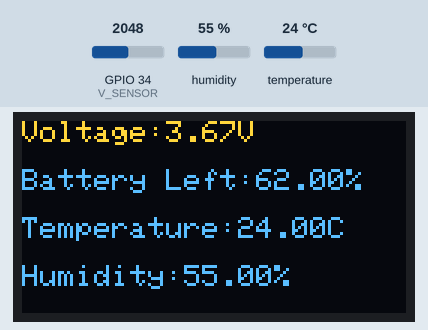
This sketch was run on a simulated ESP32. On the bench: 128×64 one-colour display. Inputs (shaded band) come from the test bench; at power-on: humidity 55 %, GPIO 34 (V_SENSOR) = 2048, temperature 24 °C. The OLED is the two-colour kind (top 16 rows yellow); WiFi joins after 1.5 s; servers stay silent unless stated; no MQTT or app messages arrive unless stated; what the sketch prints to the serial monitor is not drawn.

Above: at 14.8 s.
14.9 s: humidity set to 22 %
At 18.2 s:
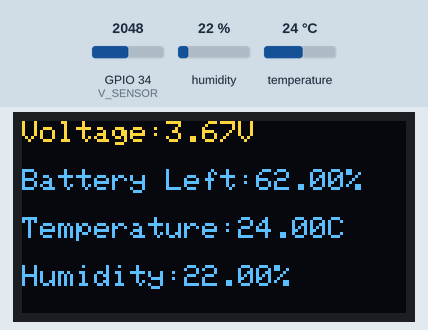
19.2 s: GPIO 34 (V_SENSOR) set to 1960
At 20.8 s:
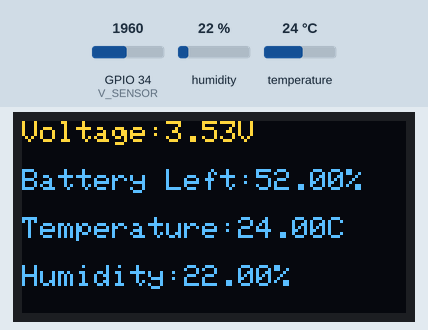
21.2 s: temperature set to 12 °C
At 22.6 s:
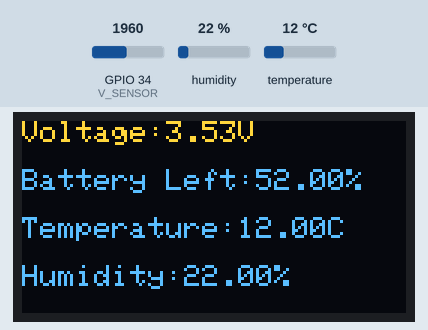
23.2 s: GPIO 34 (V_SENSOR) set to 2040
At 25.1 s:
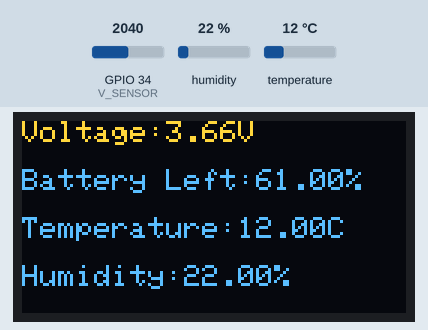
26.7 s: humidity set to 40 %
At 30.0 s:
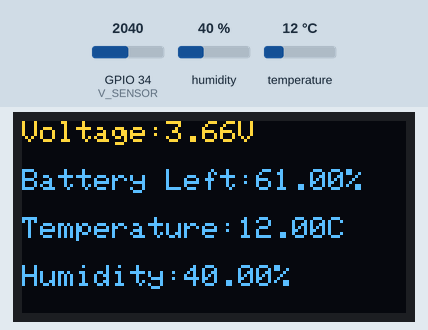
Timing chart, 0 to 31.5 s (numbered marks = the images above; inputs shaded):
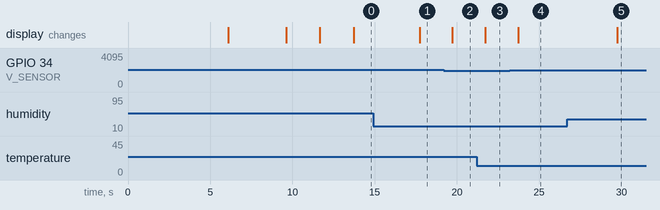

Measured:
- after the input at 14.9 s, the display: changes after 2.8 s (image 1)
- after the input at 19.2 s, the display: changes after 0.53 s (image 2)
- after the input at 21.2 s, the display: changes after 0.53 s (image 3)
- after the input at 23.2 s, the display: changes after 0.53 s (image 4)
- after the input at 26.7 s, the display: changes after 3.0 s (image 5)

The sketch:

Esp_Wifi_MQTT.ino
```cpp
#include "settings.h"
#include "wifi_client.h"
#include "send_data.h"
#include "display.h"


unsigned long lastMsg = 0;

void setup() {
  Serial.begin(SER_BOUD);
  display_Init();
  dht_Init();
  setup_wifi();
  set_mqtt();
}

void loop() {
  mqtt_loop();

  unsigned long now = millis();
  if (now - lastMsg > 2000) {
    lastMsg = now;
    send_data();

  }
}
```

display.cpp
```cpp
#include "display.h"

Adafruit_SSD1306 display(SCREEN_WIDTH, SCREEN_HEIGHT, &Wire, OLED_RESET);
void display_setup(String value) {
  display.clearDisplay();
  display.setTextSize(1);
  display.setTextColor(SSD1306_WHITE);
  display.setCursor(0, 5);            // Start at top-left corner
  display.println(F("----Please Wait!----"));
  display.println(F(""));
  display.println(F(""));
  display.print(F("Setting: "));
  display.println(value);


  display.display();
  delay(2000);
}
void display_Init() {
  display.begin(SSD1306_SWITCHCAPVCC, 0x3C); //initialize with the I2C addr 0x3C (128x64)
  display.clearDisplay();

  display.setTextSize(1);
  display.setTextColor(SSD1306_WHITE);
  display.setCursor(0, 5);            // Start at top-left corner
  display.println(F("----Please Wait!----"));

  display.setTextSize(2);             // Draw 2X-scale text
  display.setTextColor(SSD1306_WHITE);
  display.setCursor(16, 32);
  display.print(F("Booting"));
  display.display();
  delay(6000);
}

void show_display(float batt_voltage, float batt_persent, float temp, float hum) {
  display.clearDisplay();

  display.setTextSize(1);             // Normal 1:1 pixel scale
  display.setTextColor(SSD1306_WHITE);        // Draw white text
  display.setCursor(0, 0);            // Start at top-left corner
  display.print(F("Voltage:"));
  display.print(batt_voltage);
  display.println(F("V"));
  display.println(F(""));

  display.print(F("Battery Left:"));
  display.print(batt_persent);
  display.println(F("%"));
  display.println(F(""));

  display.print(F("Temperature:"));
  display.print(temp);
  display.println(F("C"));
  display.println(F(""));

  display.print(F("Humidity:"));
  display.print(hum);
  display.println(F("%"));


  display.display();
  delay(100);
}
```

display.h
```cpp
#include "settings.h"

#include <Adafruit_GFX.h>
#include <Adafruit_SSD1306.h>

void display_setup(String value);
void display_Init();
void show_display(float batt_voltage, float batt_persent, float temp, float hum);
```

get_sensorData.cpp
```cpp
#include "get_sensorData.h"

DHT dht(DHTPIN, DHTTYPE);

float voltage;
int bat_percentage;
int sensorValue;


void dht_Init() {
  dht.begin();
  display_setup("All Sensors");
}

float get_temp() {
  return dht.readTemperature();
}

float get_hum() {
  return dht.readHumidity();
}

float get_voltage() {
  sensorValue = analogRead(V_SENSOR);
  voltage = (((sensorValue * 3.3) / 4096) * 2 + BATT_CALIBRATION); //multiply by two as voltage divider network is 100K & 100K Resistor
  return voltage;
}

float get_persentage() {
  sensorValue = analogRead(V_SENSOR);
  voltage = (((sensorValue * 3.3) / 4096) * 2 + BATT_CALIBRATION); //multiply by two as voltage divider network is 100K & 100K Resistor
  bat_percentage = mapfloat(voltage, CUTOFF_VOLTAGE, MAX_VOLTAGE, 0, 100); //2.8V as Battery Cut off Voltage & 4.2V as Maximum Voltage

  if (bat_percentage >= 100)
  {
    bat_percentage = 100;
    return bat_percentage;
  }
  else if (bat_percentage <= 0)
  {
    bat_percentage = 1;
    return bat_percentage;
  }
  else return bat_percentage;
}

float mapfloat(float x, float in_min, float in_max, float out_min, float out_max) {
  return (x - in_min) * (out_max - out_min) / (in_max - in_min) + out_min;
}
```

get_sensorData.h
```cpp
#include "settings.h"
#include "DHT.h"
#include "display.h"

void dht_Init();
float get_temp();
float get_hum();

float get_persentage();
float get_voltage();
float mapfloat(float x, float in_min, float in_max, float out_min, float out_max);
```

jsonParser.cpp
```cpp
#include "jsonParser.h"

String recived_payload;


//********************************************** Serialized JSON Payload***********************//
String serialize_Payload(float batt_voltage, float batt_persent, float temp, float hum) {
  String transmitt_Payload = "";

  StaticJsonDocument<JSON_DOCUMENT_SIZE> doc;
  JsonObject root = doc.to<JsonObject>();
  root ["ID"] = DEVICE_ID;
  root ["BV"] = round2(batt_voltage);
  root ["BP"] = batt_persent;
  root ["TM"] = round2(temp);
  root ["HM"] = round2(hum);
  serializeJson(doc, transmitt_Payload);
  root.clear();
  //  Serial.print(F("Publishing To Broker: "));
  Serial.println(transmitt_Payload);
  return transmitt_Payload;

}

double round2(double value) {
  return (int)(value * 100 + 0.5) / 100.0;
}


//******************************************************** deserialized JSON Payload ******************************************//
void deserialize_Payload() {
  StaticJsonDocument<JSON_DOCUMENT_SIZE> doc;
  if ( !strcmp( recived_payload.c_str(), "false" ) ) {
    Serial.println("Error");
  }
  else {
    DeserializationError error = deserializeJson(doc, recived_payload);
    if (error) {
      Serial.print(F("deserializeJson() failed"));
      Serial.println(error.f_str());
    }
    else {

      Serial.println(recived_payload);
      //      jsonVehicle_ID = (const char*)doc["GID"];
      //      json_TS = doc["TS"]; // 0

    }
  }
}
```

jsonParser.h
```cpp
#include <ArduinoJson.h>
#include "settings.h"

extern String recived_payload;

String serialize_Payload(float batt_voltage, float batt_persent, float temp, float hum);
void deserialize_Payload();
double round2(double value);
```

send_data.cpp
```cpp
#include "send_data.h"

void send_data() {
  float batt_persent = get_persentage();
  float batt_voltage = get_voltage();
  float temp = get_temp();
  float hum = get_hum();
  show_display(batt_voltage, batt_persent, temp, hum);
  mqttPublish(batt_voltage, batt_persent, temp, hum);
  single_MqttPublish(batt_voltage, batt_persent, temp, hum);
}
```

send_data.h
```cpp
#include "get_sensorData.h"
#include "wifi_client.h"
#include "display.h"

void send_data();
```

wifi_client.cpp
```cpp
#include "wifi_client.h"
WiFiClient espClient;
PubSubClient client(espClient);


void mqttCallback(char* topic, byte* payload, unsigned int len) {

  if (payload) {
    recived_payload = "";
    for (int k = 0; k < len; ++k) {
      recived_payload += String(char(payload[k]));
    }
    Serial.println(recived_payload);
    deserialize_Payload();
    //    mqttPublish();
  }
}

void setup_wifi() {

  delay(10);
  // We start by connecting to a WiFi network
  Serial.println();
  Serial.print("Connecting to ");
  Serial.println(ssid);

  WiFi.mode(WIFI_STA);
  WiFi.begin(ssid, password);

  while (WiFi.status() != WL_CONNECTED) {
    delay(500);
    Serial.print(".");
  }

  randomSeed(micros());
  display_setup("WiFi");

  Serial.println("");
  Serial.println("WiFi connected");
  Serial.println("IP address: ");
  Serial.println(WiFi.localIP());
}

void set_mqtt() {
  display_setup("MQTT");
  client.setServer(mqtt_server, 1883);
  client.setCallback(mqttCallback);
}


void reconnect() {
  // Loop until we're reconnected
  while (!client.connected()) {
    Serial.print("Attempting MQTT connection...");

    // Attempt to connect
    if (client.connect(DEVICE_ID)) {
      Serial.println("connected");
      // Once connected, publish an announcement...
      client.publish(topicOut, "Smart Battery Monitoring Device Started!");
      // ... and resubscribe
      client.subscribe(topicIn);
    } else {
      Serial.print("failed, rc=");
      Serial.print(client.state());
      Serial.println(" try again in 5 seconds");
      // Wait 5 seconds before retrying
      delay(5000);
    }
  }
}

void mqtt_loop() {
  if (!client.connected()) {
    reconnect();
  }
  client.loop();
}

void mqttPublish(float batt_voltage, float batt_persent, float temp, float hum) {
  if (client.connected()) {

    char Buf[JSON_DOCUMENT_SIZE];
    String transmitt_Payload = serialize_Payload(batt_voltage, batt_persent, temp, hum);
    transmitt_Payload.toCharArray(Buf, JSON_DOCUMENT_SIZE);
    client.publish(topicOut, Buf);
    //Clear All Value Stored on Gateway
    transmitt_Payload = "";
  }
}


void single_MqttPublish(float batt_voltage, float batt_persent, float temp, float hum) {
  if (client.connected()) {

    char Voltage_Buff[50];
    to_Str(batt_voltage).toCharArray(Voltage_Buff, 50);

    char Percent_Buff[50];
    to_Str(batt_persent).toCharArray(Percent_Buff, 50);

    char Temp_Buff[50];
    to_Str(temp).toCharArray(Temp_Buff, 50);

    char Hum_Buff[50];
    to_Str(hum).toCharArray(Hum_Buff, 50);


    client.publish(topicVoltage, Voltage_Buff);
    delay(200);
    client.publish(topicPercent, Percent_Buff);
    delay(200);
    client.publish(topicTemp, Temp_Buff);
    delay(200);
    client.publish(topicHum, Hum_Buff);
    delay(200);


  }

}

String to_Str(float in_value) {
  String return_Str = String(in_value);
  return return_Str;
}
```

wifi_client.h
```cpp
#include "settings.h"
#include "jsonParser.h"
#include "display.h"
#include <WiFi.h>
#include <PubSubClient.h>

void setup_wifi();
void set_mqtt();
void mqtt_loop();
void mqttPublish(float batt_voltage, float batt_persent, float temp, float hum);
void single_MqttPublish(float batt_voltage, float batt_persent, float temp, float hum);
String to_Str(float in_value);
```

settings.cpp
```cpp
#include "settings.h"

const char* ssid = AP_SSID;
const char* password = AP_PASS;

const char* mqtt_server = BROKER;
const char* topicIn       = TOPIC_IN;
const char* topicOut      = TOPIC_OUT;

//for Single value on single topic
const char* topicVoltage      = TOPIC_VOLTAGE;
const char* topicPercent      = TOPIC_PERCENT;
const char* topicTemp      = TOPIC_TEMP;
const char* topicHum      = TOPIC_HUM;
```

settings.h
```cpp
#include <Arduino.h>

#define DEVICE_ID "SBMS001"
#define DEVICE_USERNAME "SBMS001"
#define DEVICE_PASS "SBMS001"


#define AP_SSID "ESP 32"
#define AP_PASS "iot12345"


#define BROKER "18.142.160.101" //http://13.250.61.118/


#define TOPIC_IN "v1/devices/me/rpc/request/+"
#define TOPIC_OUT "v1/devices/me/telemetry"

#define TOPIC_VOLTAGE DEVICE_ID"/Voltage"
#define TOPIC_PERCENT DEVICE_ID"/Percent"
#define TOPIC_TEMP    DEVICE_ID"/Temp"
#define TOPIC_HUM     DEVICE_ID"/Hum"

#define JSON_DOCUMENT_SIZE 200
#define SER_BOUD 115200 // Serial Baud Rate for Debugging

#define V_SENSOR 34
#define CUTOFF_VOLTAGE 2.8
#define MAX_VOLTAGE 4.2
#define BATT_CALIBRATION 0.37 // Check Battery voltage using multimeter & add/subtract the value

#define DHTPIN 4     // Digital pin connected to the DHT sensor
#define DHTTYPE DHT22   // DHT 22  (AM2302), AM2321

#define SCREEN_WIDTH 128    // OLED display width, in pixels
#define SCREEN_HEIGHT 64    // OLED display height, in pixels
#define OLED_RESET -1       // Reset pin # (or -1 if sharing Arduino reset pin)


extern const char* ssid;
extern const char* password;
extern const char* mqtt_server;
extern const char* topicIn;
extern const char* topicOut;

extern const char* topicVoltage;
extern const char* topicPercent;
extern const char* topicTemp;
extern const char* topicHum;
```
